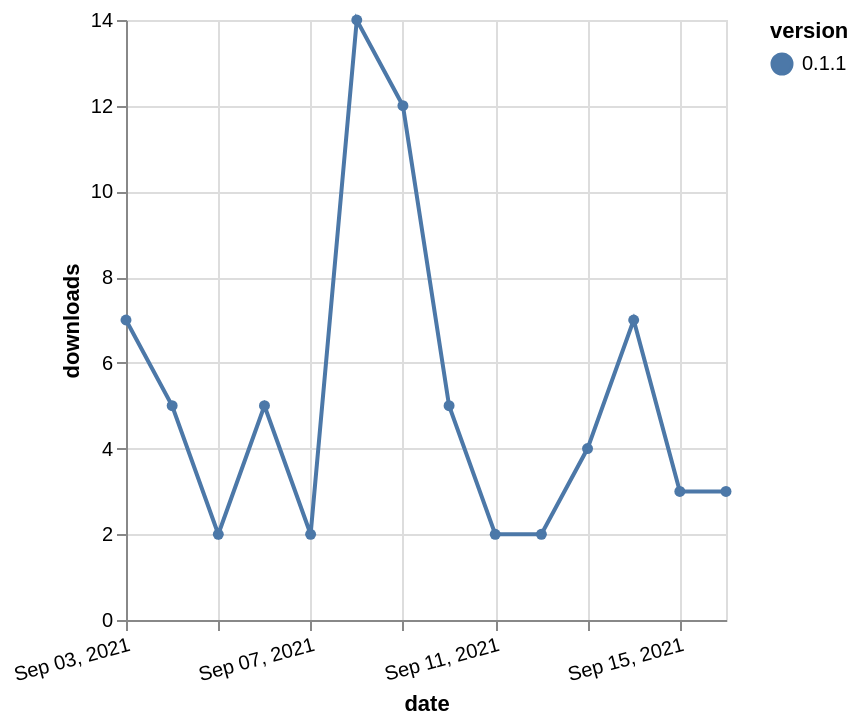

The Vega-Lite source for this figure:
### Vega-Lite specification from a JSON file in a GitHub repository (floating-point values rounded to 4 significant figures)
{"$schema": "https://vega.github.io/schema/vega-lite/v5.json", "description": "A simple bar chart with embedded data.", "data": {"values": [{"date": "2021-09-03", "total": 37258, "delta": 7, "version": "0.1.1"}, {"date": "2021-09-04", "total": 37263, "delta": 5, "version": "0.1.1"}, {"date": "2021-09-05", "total": 37265, "delta": 2, "version": "0.1.1"}, {"date": "2021-09-06", "total": 37270, "delta": 5, "version": "0.1.1"}, {"date": "2021-09-07", "total": 37272, "delta": 2, "version": "0.1.1"}, {"date": "2021-09-08", "total": 37286, "delta": 14, "version": "0.1.1"}, {"date": "2021-09-09", "total": 37298, "delta": 12, "version": "0.1.1"}, {"date": "2021-09-10", "total": 37303, "delta": 5, "version": "0.1.1"}, {"date": "2021-09-11", "total": 37305, "delta": 2, "version": "0.1.1"}, {"date": "2021-09-12", "total": 37307, "delta": 2, "version": "0.1.1"}, {"date": "2021-09-13", "total": 37311, "delta": 4, "version": "0.1.1"}, {"date": "2021-09-14", "total": 37318, "delta": 7, "version": "0.1.1"}, {"date": "2021-09-15", "total": 37321, "delta": 3, "version": "0.1.1"}, {"date": "2021-09-16", "total": 37324, "delta": 3, "version": "0.1.1"}]}, "width": "container", "mark": {"type": "line", "point": {"filled": true}}, "encoding": {"x": {"field": "date", "type": "temporal", "timeUnit": "yearmonthdate", "title": "date", "axis": {"labelAngle": -15}}, "y": {"field": "delta", "type": "quantitative", "title": "downloads"}, "color": {"field": "version", "type": "nominal"}, "tooltip": {"field": "delta"}}}
